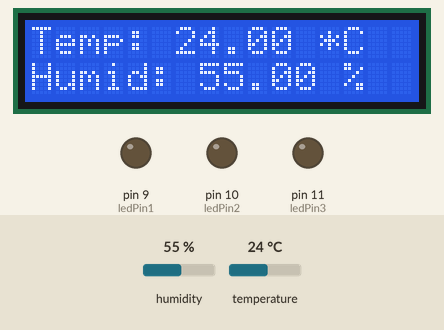
Simulated run of this sketch. Board: Arduino Uno, built with avr-gcc and run on an emulated ATmega328P. Parts: 16×2 character LCD, output pins drawn as LEDs (lit = HIGH). The inputs (shaded band) are chosen by the test bench; at power-on: temperature 24 °C, humidity 55 %. What the sketch prints to the serial monitor is not drawn.

Above: at 1.2 s.
1.3 s: temperature set to 26 °C
At 3.4 s:
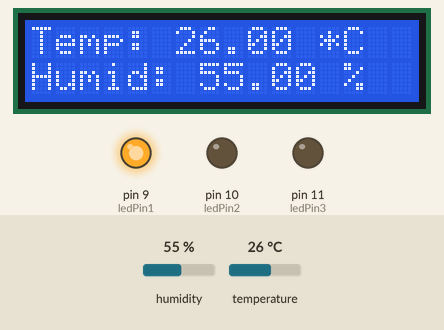
4.1 s: temperature set to 28 °C
At 5.7 s:
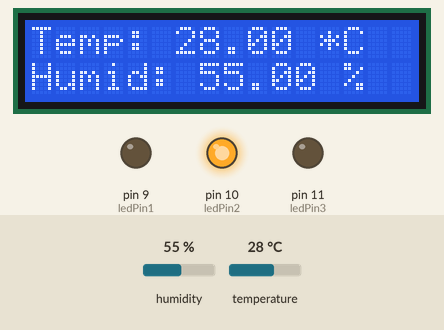
6.9 s: humidity set to 22 %
At 9.0 s:
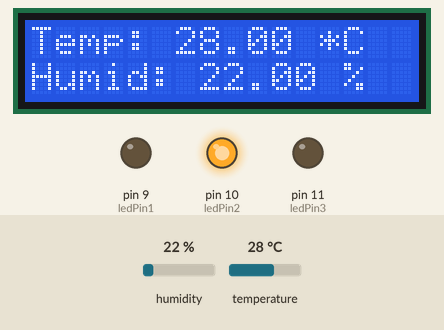
9.8 s: humidity set to 40 %
At 11.2 s:
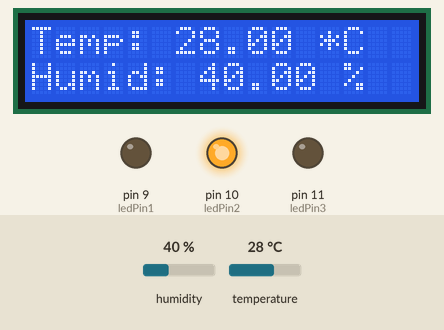
Timing chart, 0 to 12.8 s (numbered marks = the images above; inputs shaded):
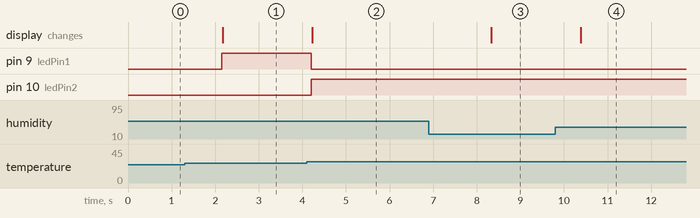

Measured:
- the behaviour switches between 24 and 25 °C on temperature (found by bisection; images 0 and 1)
- the behaviour switches between 26 and 27 °C on temperature (found by bisection; images 1 and 2)
- after the input at 1.3 s, pin 9 (ledPin1): LOW → HIGH after 0.85 s; the display: changes after 0.88 s (image 1)
- after the input at 4.1 s, pin 9 (ledPin1): HIGH → LOW after 0.10 s; pin 10 (ledPin2): LOW → HIGH after 0.10 s; the display: changes after 0.13 s (image 2)
- after the input at 6.9 s, the display: changes after 1.4 s (image 3)
- after the input at 9.8 s, the display: changes after 0.59 s (image 4)

The sketch:

Arduino-temp-DHT11-LCD-led.ino
```cpp
#include <Wire.h>      // Библиотека для использования I2C
#include <LiquidCrystal_I2C.h>  // Библиотека для использования ЖК-дисплея с I2C
#include <DHT.h>                    // Библиотека для использования датчика DHT
#define DHTPIN 8
#define DHTTYPE DHT11
int ledPin1 = 9;
int ledPin2 = 10;
int ledPin3 = 11;
LiquidCrystal_I2C lcd(0x27, 16, 2);  // инициализировать объект lcd для класса LiquidCrystal_I2C с адресом I2C ЖК-дисплея типа 0x27 и 16x2
DHT dht(DHTPIN, DHTTYPE);
byte degree[8] = // кодируем символ градуса
{
B00111,
B00101,
B00111,
B00000,
B00000,
B00000,
B00000,
};

void setup() {
Serial.begin(9600);
lcd.init();
lcd.backlight();
lcd.createChar(1, degree);
dht.begin();
pinMode(ledPin1, OUTPUT);
pinMode(ledPin2, OUTPUT);
pinMode(ledPin3, OUTPUT);
}

void loop()
{
  float h = dht.readHumidity();       // Получаем значение влажности
  float t = dht.readTemperature();    // Получаем значение температуры
  if (t>24 and t<=26) digitalWrite(ledPin1, HIGH); // если значение 24<t<=26 включаем светодиод на 9 пине
  else digitalWrite(ledPin1, LOW); // если значение >=24 - выключаем светодиод на 9 пине
  if (t>26 and t<=28) digitalWrite(ledPin2, HIGH); // если значение 26<t<=28 включаем светодиод на 10 пине
  else digitalWrite(ledPin2, LOW); // если значение >=26 - выключаем светодиод на 10 пине
  if (t>28 and t<=30) digitalWrite(ledPin3, HIGH); // если значение 28<t<=30 включаем светодиод на 11 пине
  else digitalWrite(ledPin3, LOW); // если значение >=28 - выключаем светодиод на 11 пине
  if (isnan(h) || isnan(t)) {
  Serial.println(F("Failed to read from DHT sensor!"));
  return;
  }
  float hic = dht.computeHeatIndex(t);
  Serial.print(F("Влажность: "));
  Serial.print(h);
  Serial.print(F("% Температура: "));
  Serial.print(t);
  Serial.print(F("°C \n"));
  lcd.setCursor(0,0);
  lcd.print("Temp: ");
  lcd.print(t);
  lcd.print(" *C");
  lcd.setCursor(0,1);
  lcd.print("Humid: ");
  lcd.print(h);
  lcd.print(" %");
  delay(2000);
}
```
